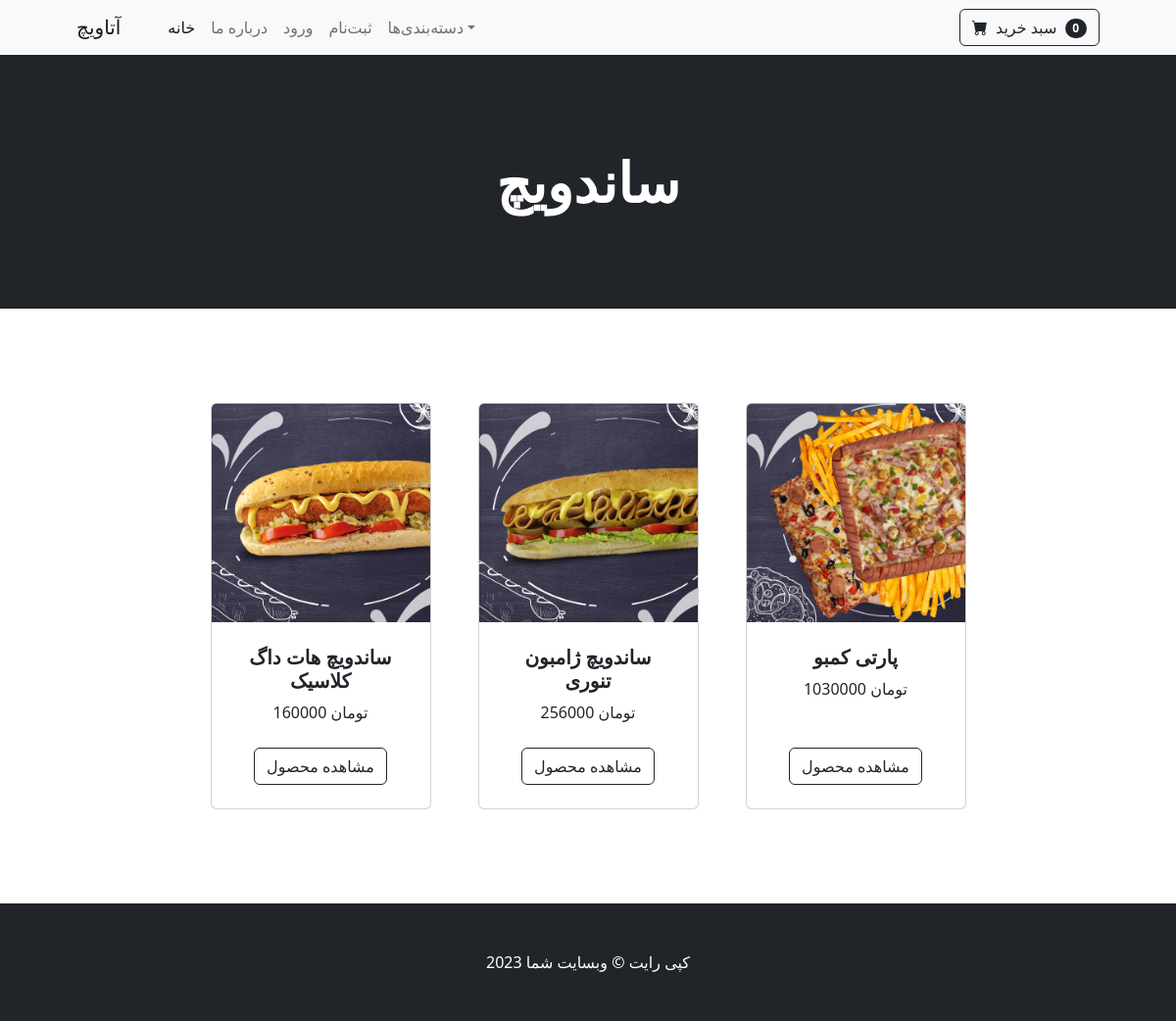
The page /category/ساندویچ/ on the database its author committed.
### store/models.py (models this page shows, shortened)
class Category(models.Model):
    name = models.CharField(max_length=255, verbose_name="نام دسته بندی")
    slug = models.SlugField(
        max_length=300, unique=True, allow_unicode=True, verbose_name="آدرس دسته بندی"
    )
    class Meta:
        ordering = ("name",)
        verbose_name = "دسته بندی"
        verbose_name_plural = "دسته بندی ها"

class Product(models.Model):
    name = models.CharField(max_length=30, verbose_name="نام محصول")
    description = models.TextField(verbose_name="توضیحات")
    price = models.IntegerField(verbose_name="قیمت")
    image = models.ImageField(upload_to="image/products/", verbose_name="تصویر")
    category = models.ForeignKey(
        Category, on_delete=models.CASCADE, default=1, verbose_name="دسته بندی"
    )
    class Meta:
        ordering = ("name",)
        verbose_name = "محصول"
        verbose_name_plural = "محصولات"

### store/context_processors.py (called while the page is built)
def category_list(request):
    categories = Category.objects.all()
    return {"categories": categories}

### store/views.py (called while the page is built)
    def get_context_data(self, **kwargs):
        context = super().get_context_data(**kwargs)
        category = self.get_object()  # دریافت شیء فعلی (دسته‌بندی)
        products = Product.objects.filter(
            category=category
        )  # فیلتر کردن محصولات بر اساس دسته‌بندی
        context["products"] = products  # اضافه کردن محصولات به context
        return context

### store/templates/category.html
{% extends "base.html" %}
{% block content %}
<header class="bg-dark py-5">
    <div class="container px-4 px-lg-5 my-5">
        <div class="text-center text-white">
            <h1 class="display-4 fw-bolder">{{ category.name }}</h1>
        </div>
    </div>
</header>
<section class="py-5">
    <div class="container px-4 px-lg-5 mt-5">
        <div class="row gx-4 gx-lg-5 row-cols-2 row-cols-md-3 row-cols-xl-4 justify-content-center">
            {% for product in products %}
            <div class="col mb-5">
                <div class="card h-100">
                    <img class="card-img-top" src="{{ product.image.url }}" alt="{{ product.name }}" />
                    <div class="card-body p-4">
                        <div class="text-center">
                            <h5 class="fw-bolder">{{ product.name }}</h5>
                            {{ product.price }} تومان
                        </div>
                    </div>
                    <div class="card-footer p-4 pt-0 border-top-0 bg-transparent">
                        <div class="text-center">
                            <a class="btn btn-outline-dark mt-auto" href="{% url 'product_detail' product.id %}">مشاهده محصول</a>
                        </div>
                    </div>
                </div>
            </div>
            {% endfor %}
        </div>
    </div>
</section>
{% endblock content %}

### rows shown on the page
Category: name "ساندویچ"
Product: image (picture), name "ساندویچ هات داگ کلاسیک", price "160000"
Product: image (picture), name "ساندویچ ژامبون تنوری", price "256000"
Product: image (picture), name "پارتی کمبو", price "1030000"
